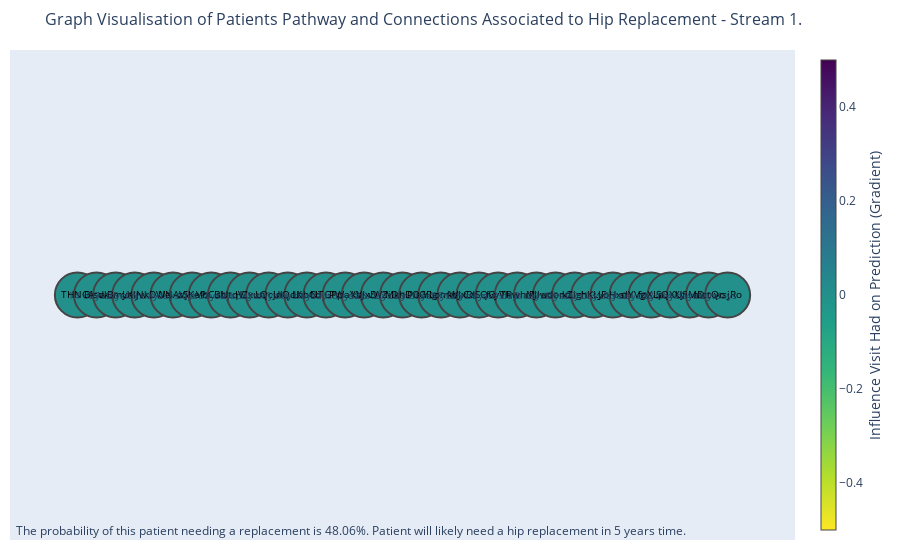

Notebook code for this chart:
### Code cell
# Generate edge_x and edge_y
edge_x = []
edge_y = []

for _, row in edge_pos_df.iterrows():
    edge_x.extend([row['x0'], row['x1'], None])
    edge_y.extend([row['y0'], row['y1'], None])

# Create edge_trace
edge_trace = go.Scatter(
    x=edge_x,
    y=edge_y,
    line=dict(width=0.5, color='#888'),
    hoverinfo='none',  # Disable hover info for lines
    mode='lines'
)

# Generate node_x and node_y lists
node_x = pos_df['x'].tolist()
node_y = pos_df['y'].tolist()
node_labels = merged_pos_df['ReadCode'].tolist()
node_hover_text = merged_pos_df['ReadCode_descript'].tolist()


# Map the text colour based on the colour of the node so that it can be read
def text_color_mapping(numbers):
    return ['black' if num < 0.5 else 'white' for num in numbers]

text_colors = text_color_mapping(merged_pos_df['timestep_ave_grad'].to_list())

# Create node_trace with static labels and hover text
node_trace = go.Scatter(
    x=node_x,
    y=node_y,
    mode='markers+text',
    text=node_labels,  # Static labels for nodes
    textposition='middle center', 
    textfont=dict(
        size=10,
        color=text_colors  # Set color for edge text
    ),
    hoverinfo='text',  # Configure hover info
    marker=dict(
        showscale=True,
        colorscale='Viridis',
        reversescale=True,
        color='black',
        size=45,
        colorbar=dict(
            thickness=15,
            title='Influence Visit Had on Prediction (Gradient)',
            xanchor='left',
            titleside='right'
        ),
        line_width=2
    ),
    # Add hover text as a separate trace if needed
    hovertext=node_hover_text
)

node_trace.marker.color = merged_pos_df['timestep_ave_grad'].to_list() # colour the markers based on the number of node connections


# Calculate midpoints for annotations (optional)
annotations = []
for _, row in edge_pos_df.iterrows():
    mid_x = (row['x0'] + row['x1']) / 2
    mid_y = (row['y0'] + row['y1']) / 2
    annotations.append(
        dict(
            x=mid_x,
            y=mid_y,
            text=f"{int(round(row['time_between']*30.4167,0))} days",
            showarrow=False,
            font=dict(size=10),
            align="center"
        )
    )

if outcome == 'hip':
    out_print = f'Patient will likely need a hip replacement in {years_in_advance} years time.'
else:
    out_print = f'It is unlikely this patient will need a hip replacement in {years_in_advance} years time.'
stream_num = '1'

proba_of_replace = 1/ (1+np.exp(logits)) # use sigmoid to convert logits to probs
annotations.append(dict(
                    text=f"The probability of this patient needing a replacement is {round(proba_of_replace.item()*100,2)}%. {out_print}",
                    showarrow=False,
                    xref="paper", yref="paper",
                    x=0.005, y=-0.002 ))

# Create the figure
fig = go.Figure(data=[edge_trace, node_trace],
                layout=go.Layout(
                    title=f'Graph Visualisation of Patients Pathway and Connections Associated to Hip Replacement - Stream {stream_num}.',
                    titlefont_size=16,
                    showlegend=False,
                    hovermode='closest',
                    margin=dict(b=20, l=10, r=5, t=50),
                    annotations=annotations,
                    xaxis=dict(showgrid=False, zeroline=False, showticklabels=False),
                    yaxis=dict(showgrid=False, zeroline=False, showticklabels=False))
                )

if ((proba_of_replace.item() > 0.5) and (outcome != 'hip')) or ((proba_of_replace.item()) < 0.5) and (outcome == 'hip'):
    print("Model predicted incorrectly")

fig.show()

### Figure 1 — Plotly figure (JSON) as saved in the notebook; plotly's stock layout.template omitted (floating-point values rounded to 4 significant figures)
{"data": [{"hoverinfo": "none", "line": {"color": "#888", "width": 0.5}, "mode": "lines", "type": "scatter", "x": [0, 1, null, 1, 2, null, 2, 3, null, 3, 4, null, 4, 5, null, 5, 6, null, 6, 7, null, 7, 8, null, 8, 9, null, 9, 10, null, 10, 11, null, 11, 12, null, 12, 13, null, 13, 14, null, 14, 15, null, 15, 16, null, 16, 17, null, 17, 18, null, 18, 19, null, 19, 20, null, 20, 21, null, 21, 22, null, 22, 23, null, 23, 24, null, 24, 25, null, 25, 26, null, 26, 27, null, 27, 28, null, 28, 29, null, 29, 30, null, 30, 31, null, 31, 32, null, 32, 33, null, 33, 34, null], "y": [0, 0, null, 0, 0, null, 0, 0, null, 0, 0, null, 0, 0, null, 0, 0, null, 0, 0, null, 0, 0, null, 0, 0, null, 0, 0, null, 0, 0, null, 0, 0, null, 0, 0, null, 0, 0, null, 0, 0, null, 0, 0, null, 0, 0, null, 0, 0, null, 0, 0, null, 0, 0, null, 0, 0, null, 0, 0, null, 0, 0, null, 0, 0, null, 0, 0, null, 0, 0, null, 0, 0, null, 0, 0, null, 0, 0, null, 0, 0, null, 0, 0, null, 0, 0, null, 0, 0, null, 0, 0, null]}, {"hoverinfo": "text", "hovertext": ["320 ReadCode descript here", "318 ReadCode descript here", "34 ReadCode descript here", "201 ReadCode descript here", "111 ReadCode descript here", "337 ReadCode descript here", "93 ReadCode descript here", "71 ReadCode descript here", "316 ReadCode descript here", "309 ReadCode descript here", "490 ReadCode descript here", "304 ReadCode descript here", "353 ReadCode descript here", "483 ReadCode descript here", "28 ReadCode descript here", "80 ReadCode descript here", "410 ReadCode descript here", "188 ReadCode descript here", "217 ReadCode descript here", "358 ReadCode descript here", "80 ReadCode descript here", "193 ReadCode descript here", "62 ReadCode descript here", "12 ReadCode descript here", "198 ReadCode descript here", "131 ReadCode descript here", "501 ReadCode descript here", "22 ReadCode descript here", "169 ReadCode descript here", "86 ReadCode descript here", "341 ReadCode descript here", "365 ReadCode descript here", "52 ReadCode descript here", "509 ReadCode descript here", "132 ReadCode descript here"], "marker": {"color": [0, 0, 0, 0, 0, 0, 0, 0, 0, 0, 0, 0, 0, 0, 0, 0, 0, 0, 0, 0, 0, 0, 0, 0, 0, 0, 0, 0, 0, 0, 0, 0, 0, 0, 0], "colorbar": {"thickness": 15, "title": {"side": "right", "text": "Influence Visit Had on Prediction (Gradient)"}, "xanchor": "left"}, "colorscale": [[0, "#440154"], [0.1111, "#482878"], [0.2222, "#3e4989"], [0.3333, "#31688e"], [0.4444, "#26828e"], [0.5556, "#1f9e89"], [0.6667, "#35b779"], [0.7778, "#6ece58"], [0.8889, "#b5de2b"], [1, "#fde725"]], "line": {"width": 2}, "reversescale": true, "showscale": true, "size": 45}, "mode": "markers+text", "text": ["THNCA", "Bisdk", "wBmyX", "Lnljw", "NkDWe", "UNAVj", "zSKeP", "VbCBh", "sUtqV", "HZxun", "LQcUl", "jnQdK", "LbbCb", "NTGPp", "PWaYV", "kbJxD", "vWZiD", "MkhDO", "PuGRg", "YLpmW", "kbJxD", "CdSQG", "fvyVh", "TPwhM", "rFJlw", "udond", "kZigh", "hKLJF", "yoHxn", "sIYVg", "fpXLp", "SQXUf", "XyiMD", "mctQc", "wsjRo"], "textfont": {"color": ["black", "black", "black", "black", "black", "black", "black", "black", "black", "black", "black", "black", "black", "black", "black", "black", "black", "black", "black", "black", "black", "black", "black", "black", "black", "black", "black", "black", "black", "black", "black", "black", "black", "black", "black"], "size": 10}, "textposition": "middle center", "type": "scatter", "x": [0, 1, 2, 3, 4, 5, 6, 7, 8, 9, 10, 11, 12, 13, 14, 15, 16, 17, 18, 19, 20, 21, 22, 23, 24, 25, 26, 27, 28, 29, 30, 31, 32, 33, 34], "y": [0, 0, 0, 0, 0, 0, 0, 0, 0, 0, 0, 0, 0, 0, 0, 0, 0, 0, 0, 0, 0, 0, 0, 0, 0, 0, 0, 0, 0, 0, 0, 0, 0, 0, 0]}], "layout": {"annotations": [{"align": "center", "font": {"size": 10}, "showarrow": false, "text": "14 days", "x": 0.5, "y": 0}, {"align": "center", "font": {"size": 10}, "showarrow": false, "text": "17 days", "x": 1.5, "y": 0}, {"align": "center", "font": {"size": 10}, "showarrow": false, "text": "25 days", "x": 2.5, "y": 0}, {"align": "center", "font": {"size": 10}, "showarrow": false, "text": "19 days", "x": 3.5, "y": 0}, {"align": "center", "font": {"size": 10}, "showarrow": false, "text": "3 days", "x": 4.5, "y": 0}, {"align": "center", "font": {"size": 10}, "showarrow": false, "text": "7 days", "x": 5.5, "y": 0}, {"align": "center", "font": {"size": 10}, "showarrow": false, "text": "18 days", "x": 6.5, "y": 0}, {"align": "center", "font": {"size": 10}, "showarrow": false, "text": "5 days", "x": 7.5, "y": 0}, {"align": "center", "font": {"size": 10}, "showarrow": false, "text": "24 days", "x": 8.5, "y": 0}, {"align": "center", "font": {"size": 10}, "showarrow": false, "text": "23 days", "x": 9.5, "y": 0}, {"align": "center", "font": {"size": 10}, "showarrow": false, "text": "11 days", "x": 10.5, "y": 0}, {"align": "center", "font": {"size": 10}, "showarrow": false, "text": "16 days", "x": 11.5, "y": 0}, {"align": "center", "font": {"size": 10}, "showarrow": false, "text": "6 days", "x": 12.5, "y": 0}, {"align": "center", "font": {"size": 10}, "showarrow": false, "text": "11 days", "x": 13.5, "y": 0}, {"align": "center", "font": {"size": 10}, "showarrow": false, "text": "9 days", "x": 14.5, "y": 0}, {"align": "center", "font": {"size": 10}, "showarrow": false, "text": "26 days", "x": 15.5, "y": 0}, {"align": "center", "font": {"size": 10}, "showarrow": false, "text": "27 days", "x": 16.5, "y": 0}, {"align": "center", "font": {"size": 10}, "showarrow": false, "text": "23 days", "x": 17.5, "y": 0}, {"align": "center", "font": {"size": 10}, "showarrow": false, "text": "13 days", "x": 18.5, "y": 0}, {"align": "center", "font": {"size": 10}, "showarrow": false, "text": "17 days", "x": 19.5, "y": 0}, {"align": "center", "font": {"size": 10}, "showarrow": false, "text": "29 days", "x": 20.5, "y": 0}, {"align": "center", "font": {"size": 10}, "showarrow": false, "text": "5 days", "x": 21.5, "y": 0}, {"align": "center", "font": {"size": 10}, "showarrow": false, "text": "8 days", "x": 22.5, "y": 0}, {"align": "center", "font": {"size": 10}, "showarrow": false, "text": "18 days", "x": 23.5, "y": 0}, {"align": "center", "font": {"size": 10}, "showarrow": false, "text": "20 days", "x": 24.5, "y": 0}, {"align": "center", "font": {"size": 10}, "showarrow": false, "text": "29 days", "x": 25.5, "y": 0}, {"align": "center", "font": {"size": 10}, "showarrow": false, "text": "22 days", "x": 26.5, "y": 0}, {"align": "center", "font": {"size": 10}, "showarrow": false, "text": "13 days", "x": 27.5, "y": 0}, {"align": "center", "font": {"size": 10}, "showarrow": false, "text": "13 days", "x": 28.5, "y": 0}, {"align": "center", "font": {"size": 10}, "showarrow": false, "text": "21 days", "x": 29.5, "y": 0}, {"align": "center", "font": {"size": 10}, "showarrow": false, "text": "22 days", "x": 30.5, "y": 0}, {"align": "center", "font": {"size": 10}, "showarrow": false, "text": "14 days", "x": 31.5, "y": 0}, {"align": "center", "font": {"size": 10}, "showarrow": false, "text": "24 days", "x": 32.5, "y": 0}, {"align": "center", "font": {"size": 10}, "showarrow": false, "text": "20 days", "x": 33.5, "y": 0}, {"showarrow": false, "text": "The probability of this patient needing a replacement is 48.06%. Patient will likely need a hip replacement in 5 years time.", "x": 0.005, "xref": "paper", "y": -0.002, "yref": "paper"}], "hovermode": "closest", "margin": {"b": 20, "l": 10, "r": 5, "t": 50}, "showlegend": false, "title": {"font": {"size": 16}, "text": "Graph Visualisation of Patients Pathway and Connections Associated to Hip Replacement - Stream 1."}, "xaxis": {"showgrid": false, "showticklabels": false, "zeroline": false}, "yaxis": {"showgrid": false, "showticklabels": false, "zeroline": false}}}
